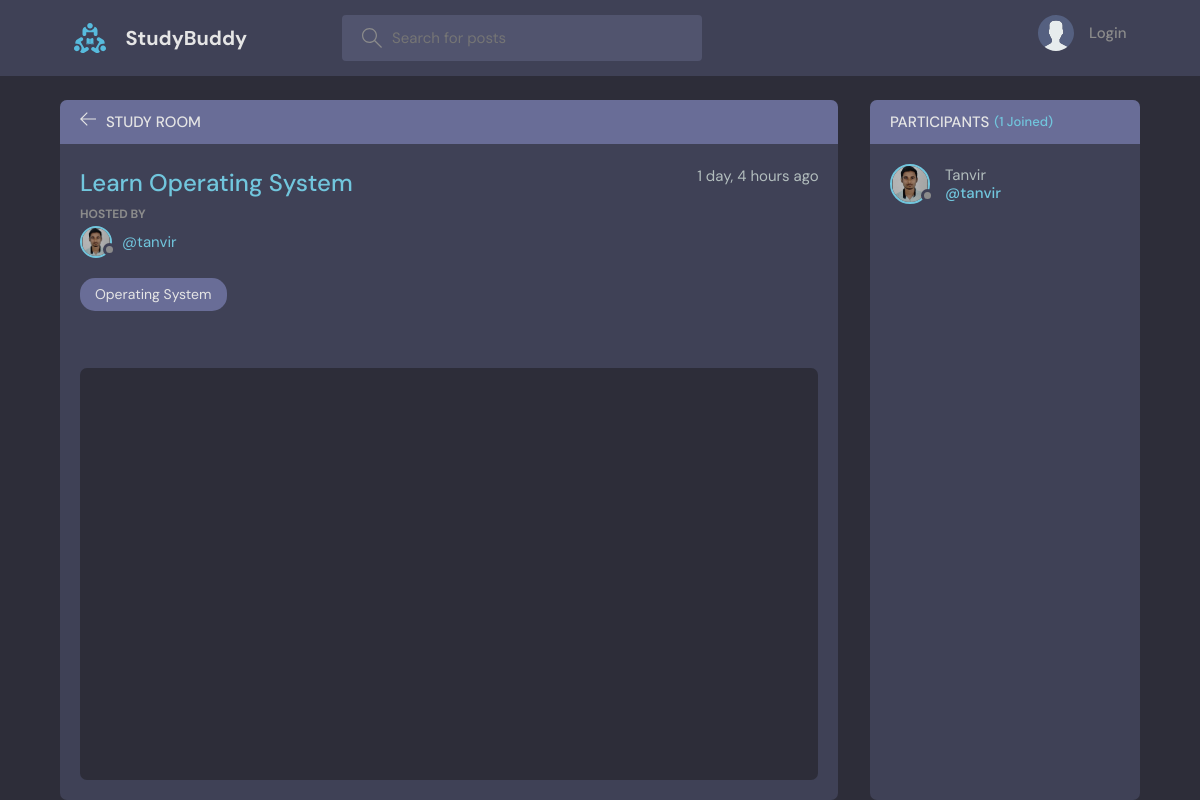
The app's page /room/7/, older data.
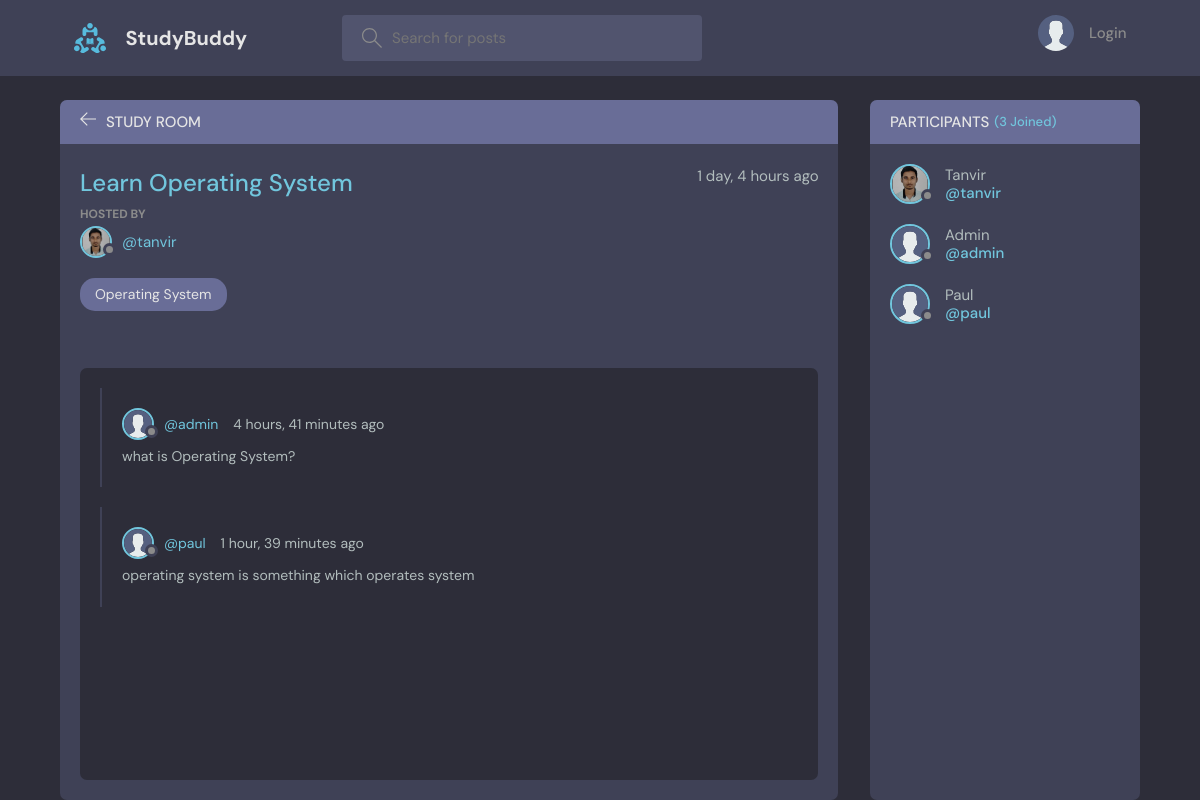
The same page, newer data.
### base/models.py (models this page shows, shortened)
class User(AbstractUser):
    name = models.CharField(max_length=200, null=True)
    email = models.EmailField(unique=True, null=True)
    bio = models.TextField(null=True)
    avatar = models.ImageField(null=True, default="avatar.svg")
    USERNAME_FIELD = 'email'
    REQUIRED_FIELDS = ['username']  # Add 'username' to REQUIRED_FIELDS

class Message(models.Model):
    user = models.ForeignKey(User, on_delete=models.CASCADE)
    room = models.ForeignKey(Room, on_delete=models.CASCADE)
    body = models.TextField()
    updated = models.DateTimeField(auto_now=True)
    created = models.DateTimeField(auto_now_add=True)
    class Meta:
        ordering = ['updated', 'created']

### base/views.py (the view)
# urls.py: path('room/<str:pk>/', views.room, name="room"),
def room(request, pk):
    room = Room.objects.get(id=pk)
    room_messages = room.message_set.all()
    participants = room.participants.all()
    joinRequests = room.join_requests.all()
    requested=False
    for joinRequest in joinRequests:
        if request.user == joinRequest.applicant:
            requested=True
    is_participant = request.user in participants
    if room.private == True:
        if is_participant:
            if request.method == 'POST':
                message = Message.objects.create(
                    user=request.user,
                    room=room,
                    body=request.POST.get('body')
                )
                room.participants.add(request.user)
                return redirect('room', pk=room.id)
        else:
            if request.method=='POST':
                JoinRequest.objects.create(
                    room=room,
                    applicant=request.user,
                )
                requested=True
    else:
        if request.method == 'POST':
            message = Message.objects.create(
                user=request.user,
                room=room,
                body=request.POST.get('body')
            )
            room.participants.add(request.user)
            return redirect('room', pk=room.id)
    context = {'room': room, 'room_messages': room_messages,
               'participants': participants,
               'is_participant':is_participant,'joinRequests':joinRequests,'requested':requested}  #my context
    return render(request, 'base/room.html', context)

### base/models.py (called while the page is built)
    def __str__(self):
        return self.name

### base/templates/base/room.html (shortened to what this page needs)
{% extends 'main.html' %}
{% block content %}
<main class="profile-page layout layout--2">
  <div class="container">
    <div class="room">
      <div class="room__top">
        <div class="room__topLeft">
          <a href="{% url 'home' %}">
            <svg version="1.1" xmlns="http://www.w3.org/2000/svg" width="32" height="32" viewBox="0 0 32 32">
              <title>arrow-left</title>
              <path
                d="M13.723 2.286l-13.723 13.714 13.719 13.714 1.616-1.611-10.96-10.96h27.625v-2.286h-27.625l10.965-10.965-1.616-1.607z">
              </path>
            </svg>
          </a>
          <h3>Study Room</h3>
        </div>
      </div>
      <div class="room__box scroll">
        <div class="room__header scroll">
          <div class="room__info">
            <h3>{{room.name}}</h3>
            <span>{{room.created|timesince}} ago</span>
          </div>
          <div class="room__hosted">
            <p>Hosted By</p>
            <a href="{% url 'user-profile' room.host.id %}" class="room__author">
              <div class="avatar avatar--small">
                <img src="{{room.host.avatar.url}}" />
              </div>
              <span>@{{room.host.username}}</span>
            </a>
          </div>
          <span class="room__topics">{{room.topic}}</span>
        </div>
        <div class="room__conversation">
          <div class="threads scroll">
            {% for message in room_messages %}
            <div class="thread">
              <div class="thread__top">
                <div class="thread__author">
                  <a href="{% url 'user-profile' message.user.id %}" class="thread__authorInfo">
                    <div class="avatar avatar--small">
                      <img src="{{message.user.avatar.url}}" />
                    </div>
                    <span>@{{message.user.username}}</span>
                  </a>
                  <span class="thread__date">{{message.created|timesince}} ago</span>
                </div>
              </div>
              <div class="thread__details">
                {{message.body}}
              </div>
            </div>
            {% endfor %}
          </div>
        </div>
      </div>
    </div>
    <div class="participants">
      <h3 class="participants__top">Participants <span>({{participants.count}} Joined)</span></h3>
      <div class="participants__list scroll">
        {% for user in participants %}
        <a href="{%  url 'user-profile' user.id %}" class="participant">
          <div class="avatar avatar--medium">
            <img src="{{user.avatar.url}}" />
          </div>
          <p>
            {{user.name}}
            <span>@{{user.username}}</span>
          </p>
        </a>
        {% endfor %}
      </div>
    </div>
  </div>
</main>
{% endblock content %}

Row changes from the older to the newer data that the page shows:
added Message: user.avatar (placeholder picture), user.username "admin", created "4 hours, 41 minutes", body "what is Operating System?"
added Message: user.avatar (placeholder picture), user.username "paul", created "1 hour, 39 minutes", body "operating system is something which operates system"
now on this page (row edited): User: avatar (placeholder picture), name "Admin", username "admin"
added User: avatar (placeholder picture), name "Paul", username "paul"
Text that changed along with them:
{{ participants.count }}: "1" → "3"
